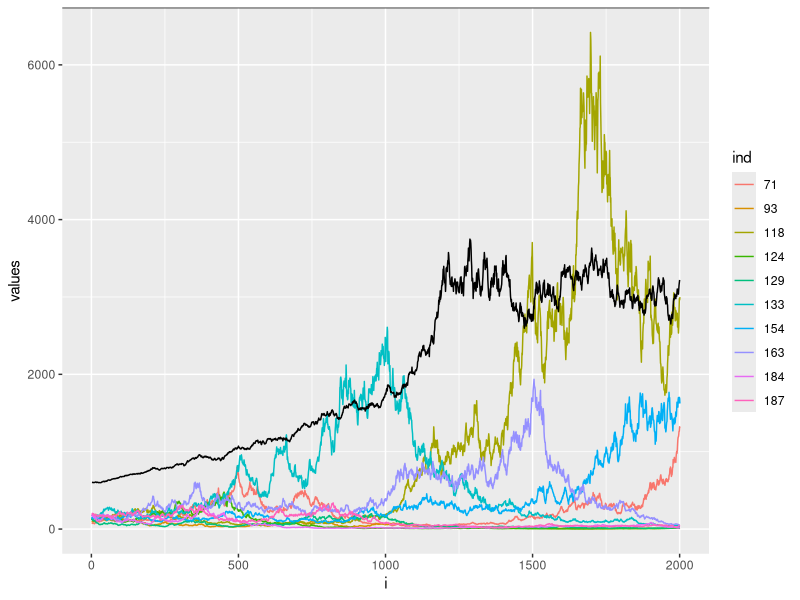
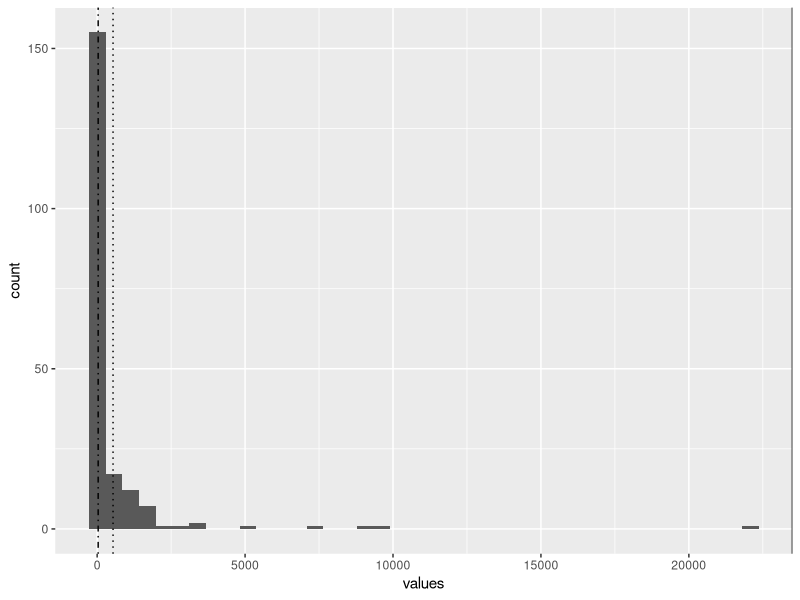

Source code (R) for these figures, in order:
library(tidyverse)

# --- user input
n_iterations <- 2000
n_paths <- 200
tax <- T
tax_limit <- Inf
tax_percentage <- 0.03
income_percentage <- 0.031
ubi <- F
give_back_percentage <- 0.1
ethicoin <- F
# ---

data <- 1:n_paths %>%
  map(list(1)) %>%
  setNames(1:n_paths)

x <- list(data, 0)

next_step <- function(data) {
  x <- data[[1]]
  prev_total_tax <- data[[2]]
  total_tax <- 0
  for (i in 1:length(x)) {
    old <- x[[i]][[length(x[[i]])]]
    new <- old * (1 + rnorm(1, income_percentage, 0.05))
    if (tax) {
      tax_amount <- old * tax_percentage
      if (old >= tax_limit) {
        tax_amount <- tax_limit * tax_percentage
      }
      total_tax <- total_tax + tax_amount
      new <- new - tax_amount 
      if (ubi) {
        share <- prev_total_tax[[length(prev_total_tax)]] / n_paths
        new <- new + (give_back_percentage * share)
      }
    }
    if (ethicoin) {
      income <- old * rnorm(1, income_percentage, 0.05)
      if (income > 0) {
        tax_amount <- tax_percentage * income
        total_tax <- total_tax + tax_amount
        new <- old + income - tax_amount
      } else {
        new <- old + income
      }
    }
    x[[i]] <- append(x[[i]], new)
  }
  list(x, append(prev_total_tax, total_tax))
}

for (i in 1:n_iterations) {
  x <- next_step(x)
}

tax <- tibble(
  i = 1:(n_iterations + 1),
  total_tax = x[[2]]
) %>%
  slice(2:n_iterations)

df <- x[[1]] %>%
  stack() %>%
  mutate(i = rep(1:(n_iterations + 1), length(x[[1]])))

df %>%
  filter(ind %in% sample(1:n_paths, min(10, n_paths))) %>%
  ggplot() +
  geom_line(aes(i, values, colour = ind)) +
  geom_hline(yintercept = tax_limit) +
  geom_line(data = tax, aes(i, total_tax))

final <- df %>%
  filter(i == n_iterations + 1)

ggplot(final) +
  geom_histogram(aes(values), bins = 40) +
  geom_vline(xintercept = tax_limit) +
  geom_vline(xintercept = mean(final$values), linetype = 3) +
  geom_vline(xintercept = median(final$values), linetype = 4)

min(final$values)
max(final$values)
